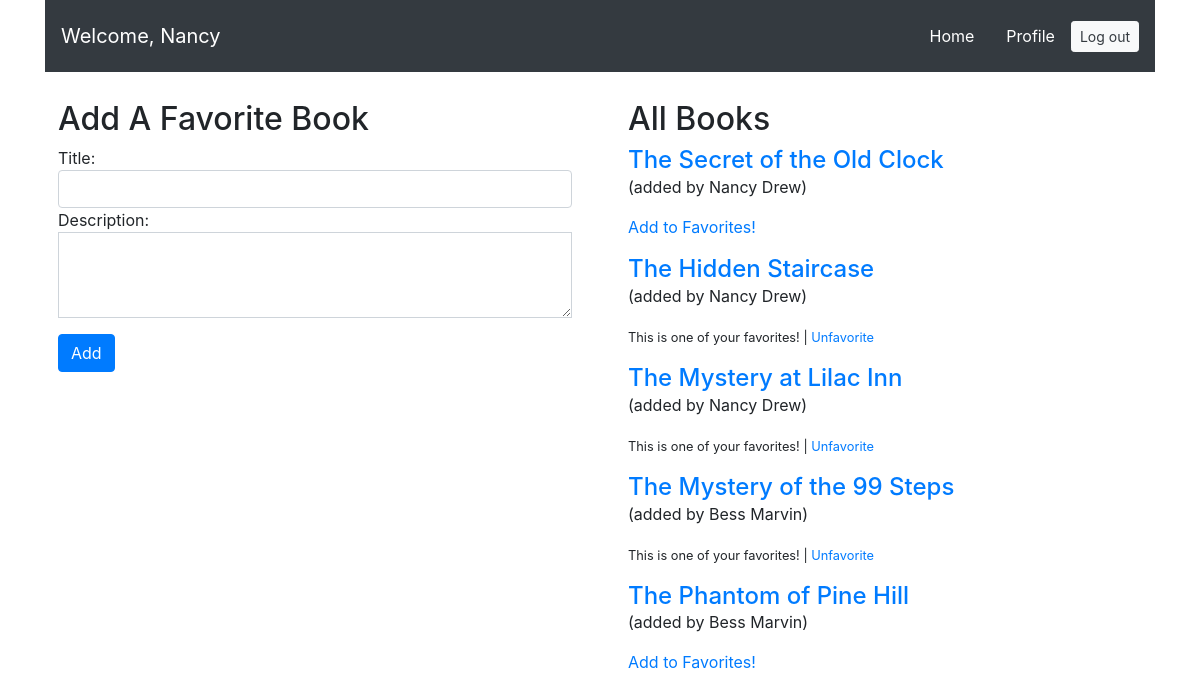
Page /books/ (signed in) on the committed database.
### login_app/models.py (models this page shows)
class User(models.Model):
    first_name = models.CharField(max_length=45)
    last_name = models.CharField(max_length=45)
    email = models.CharField(max_length=255)
    password = models.CharField(max_length=255)
    created_at = models.DateTimeField(auto_now_add=True)
    updated_at = models.DateTimeField(auto_now=True)
    objects = UserManager()

### book_app/models.py (models this page shows)
class Book(models.Model):
    uploaded_by = models.ForeignKey(User, related_name="books_uploaded", on_delete=models.CASCADE)
    liked_by = models.ManyToManyField(User, related_name="liked_books")
    title = models.CharField(max_length=255)
    desc = models.TextField()
    created_at = models.DateTimeField(auto_now_add=True)
    updated_at = models.DateTimeField(auto_now=True)
    objects = BookManager()

### book_app/views.py (the view)
# urls.py: path('', views.index),
def index(request):
    if 'user_id' not in request.session:  # send back to login
        return redirect('/login')
    context = {
        'all_books': Book.objects.all(),
        'logged_user': User.objects.get(id=request.session['user_id'])
    }
    return render(request, 'book/index.html', context)

### book_app/templates/book/index.html (shortened to what this page needs)
<!DOCTYPE html>
<html lang="en">
<head>
    <link rel="stylesheet" href="https://stackpath.bootstrapcdn.com/bootstrap/4.3.1/css/bootstrap.min.css">
</head>
<body>
    <div class="wrapper container">
        <nav class="navbar navbar-expand-lg navbar-dark bg-dark">
            <a class="navbar-brand" href="/books">Welcome, {{ request.session.username }}</a>
            <div class="collapse navbar-collapse" id="navbarText">
                <span class="navbar-text"><a class="navbar" href="/books">Home</a></span>
                <span class="navbar-text"><a class="navbar" href="/books/profile/{{logged_user.id}}">Profile</a></span>
                <span class="navbar-text"><a class="btn btn-sm btn-light text-dark" href="/logout" role="button">Log out</a></span>
            </div>
        </nav>
        <div class="row">
            <div class="col p-4 m-1">
                <h2 class="display-7">Add A Favorite Book</h2>
                <form action="/books/create" method="POST">
                    <div class="form-group">
                        Title:<input type="text" class="form-control" name="title">
                        Description:<textarea class="form-control rounded-0" rows="3" name="desc"></textarea>
                    </div>
                    <button type="submit" class="btn btn-primary">Add</button>
                </form>
            </div>
            <div class="col p-4 m-1">
                <h2 class="display-7">All Books</h2>
                {% for book in all_books %}
                <div class="form-group">
                    <a href="/books/{{book.id}}"><h4 class="d-inline mr-5">{{book.title}}</h4></a>
                    <p>(added by {{ book.uploaded_by.first_name }} {{ book.uploaded_by.last_name }})</p>
                    {% if logged_user not in book.liked_by.all %}
                        <a href="/books/favorite/{{book.id}}">Add to Favorites!</a>
                    {% else %}
                        <p><small>This is one of your favorites! | <a href="/books/destroy_favorite/{{book.id}}">Unfavorite</a></small></p>
                    {% endif %}
                </div>
                {% endfor %}
            </div>
        </div>
    </div>
</body>
</html>

### rows in the picture
User: session.username "Nancy"
Book: title "The Secret of the Old Clock", uploaded_by.first_name "Nancy", uploaded_by.last_name "Drew"
Book: title "The Hidden Staircase", uploaded_by.first_name "Nancy", uploaded_by.last_name "Drew"
Book: title "The Mystery at Lilac Inn", uploaded_by.first_name "Nancy", uploaded_by.last_name "Drew"
Book: title "The Mystery of the 99 Steps", uploaded_by.first_name "Bess", uploaded_by.last_name "Marvin"
Book: title "The Phantom of Pine Hill", uploaded_by.first_name "Bess", uploaded_by.last_name "Marvin"
